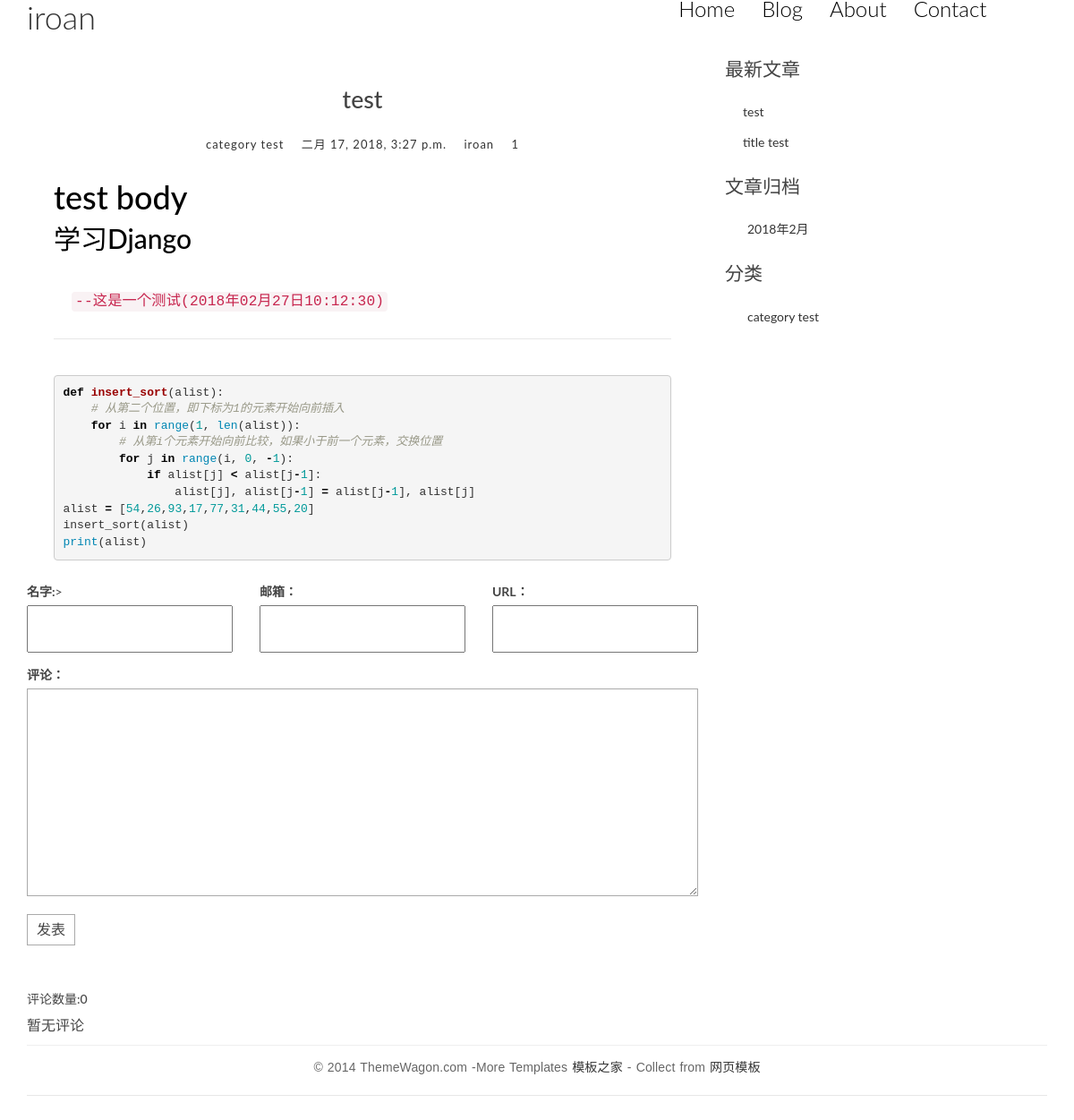
/post/2/, run on an earlier commit of the app's database.
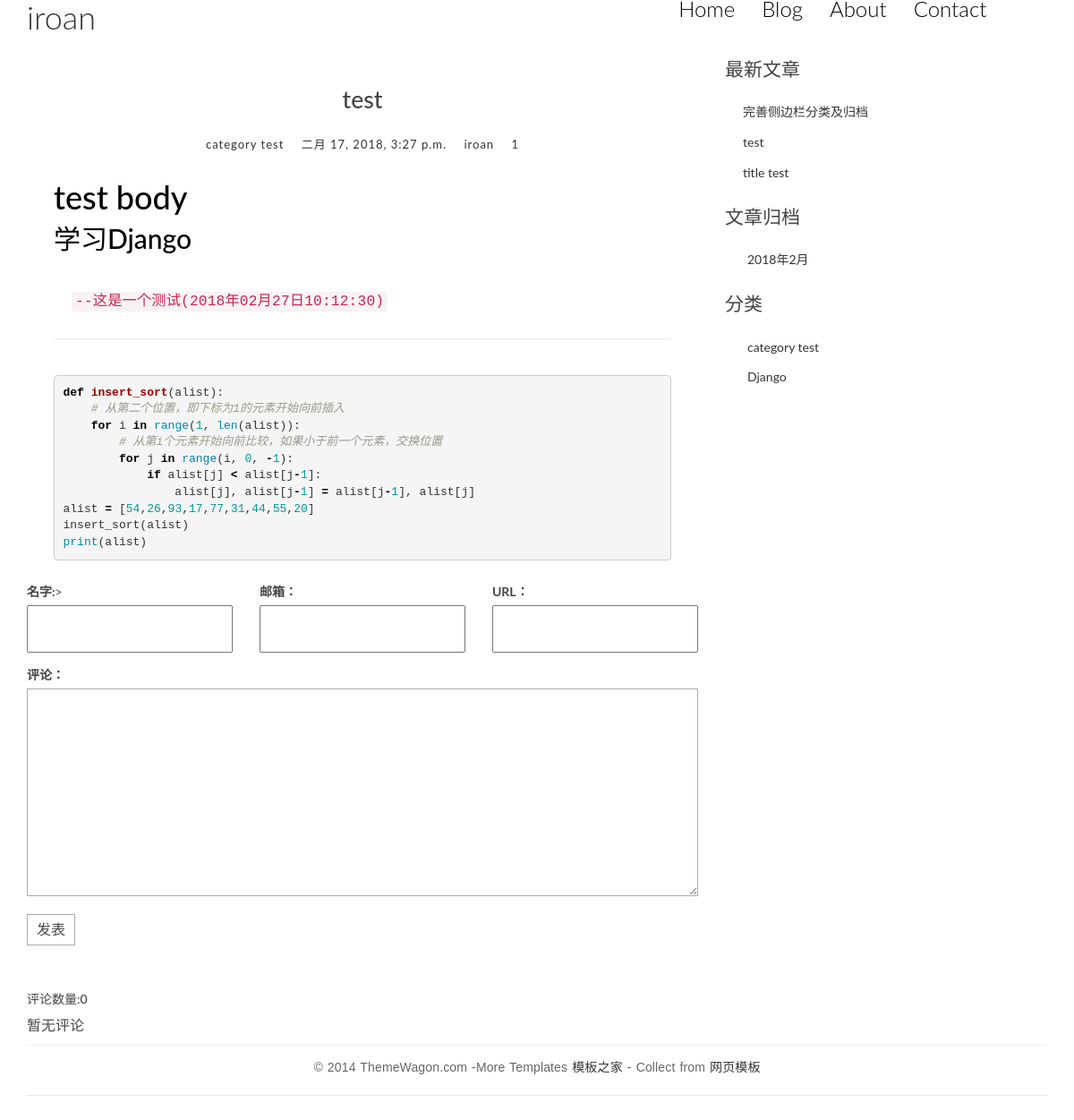
And on a later commit of the database.
### blog/models.py (models this page shows, shortened)
class Post(models.Model):
    title = models.CharField(max_length=70)
    body = models.TextField()
    created_time = models.DateTimeField()
    modified_time = models.DateTimeField()
    excerpt = models.CharField(max_length=200,blank=True)
    category = models.ForeignKey(Category)
    tags = models.ManyToManyField(Tag,blank=True)
    author = models.ForeignKey(User)
    views = models.PositiveIntegerField(default=0)
    def increase_views(self):
        self.views += 1
        self.save(update_fields=['views'])
    def get_absolute_url(self):
        return reverse('blog:detail', kwargs={'pk':self.pk})
    class Meta:
        ordering = ['-created_time','title']

class Category(models.Model):
    name = models.CharField(max_length=100)
    def __str__(self):
        return self.name

### blog/views.py (the view)
# urls.py: url(r'^post/(?P<pk>[0-9]+)/$',views.detail,name='detail'),
def detail(request,pk):
    post = get_object_or_404(Post,pk=pk)
    post.increase_views()
    post.body = markdown(post.body,extensions = ['markdown.extensions.extra',
                                                 'markdown.extensions.codehilite',
                                                 'markdown.extensions.toc',
                                                 ])
    form = CommentForm()
    comment_list = post.comment_set.all()
    context = {
        'post':post,
        'form':form,
        'comment_list':comment_list
    }
    return render(request,'blog/detail.html',context={'context':context})

### blog/templatetags/blog_tags.py (called while the page is built)
@register.simple_tag
def get_recent_posts(num = 5):
    return Post.objects.all().order_by('-created_time')[:num]

@register.simple_tag
def archives():
    return Post.objects.all().dates('created_time','month',order='DESC')

@register.simple_tag
def get_categories():
    return Category.objects.all()

### templates/blog/detail.html (shortened to what this page needs)
{%extends 'base.html'%}
{%block main%}
    <article class="post post-1">
        <header class="entry-header">
            <h1 class="entry-title">{{context.post.title}}</h1>
            <div class="entry-meta">
                <span class="post-category"><a href="#">{{context.post.category.name}}</a> </span>
                <span class="post-date"><a href="#"><time class="entry-date" datetime="{{ post.created_time }}">{{ context.post.created_time }}</time></a></span>
                <span class="post-author"><a href="#">{{ context.post.author }}</a></span>
                <span class="views-count"><a href="{{post.get_absoluate_url}}">{{context.post.views}}</a> </span>
            </div>
        </header>
        <div class="entry-content clearfix">
            {{ context.post.body | safe}}
        </div>
    </article>
    <form action= "{% url 'comments:post_comment' context.post.pk%}" method="post" class="comment-form">
        <div class="row">
            <div class="col-md-4">
                <label for = '{{form.name.id_for_label}}'>名字:</label>>
                {{ context.form.name }}
            </div>
            <div class="col-md-4">
                <label for = "{{form.email.id_for_label}}">邮箱：</label>
                {{ context.form.email }}
            </div>
            <div class="col-md-4">
                <label for="{{ form.url.id_for_label }}">URL：</label>
                {{ context.form.url }}
            </div>
            <div class="col-md-12">
                <label for="{{ form.text.id_for_label }}">评论：</label>
                {{ context.form.text }}
                <button type="submit" class="comment-btn">发表</button>
            </div>
        </div>
    </form>
    <div class="comment-list-panel">
        <ul class="comment-list list-unstyled">
            <br/>
            <h5>评论数量:{{context.post.comment_set.count}}</h5>
            {% for comment in context.comment_list %}
                <li class="comment-item">
                    <span class="nickname">{{ comment.name }}</span>
                    <time class="submit-date"
                          datetime="{{ comment.created_time }}">{{ comment.created_time }}</time>
                    <div class="text">
                        {{ comment.text }}
                    </div>
                </li>
            {% empty %}
                暂无评论
            {% endfor %}
        </ul>
    </div>
{%endblock main%}

### templates/base.html (shortened to what this page needs)
<!DOCTYPE html>
<html>
<head>
    {% load staticfiles %}
    {% load blog_tags %}
    <link rel="stylesheet" href="{% static 'blog/css/bootstrap.min.css' %}">
    <link rel="stylesheet" href="http://code.ionicframework.com/ionicons/2.0.1/css/ionicons.min.css">
    <link rel="stylesheet" href="{% static 'blog/css/pace.css' %}">
    <link rel="stylesheet" href="{% static 'blog/css/custom.css' %}">
    <link rel="stylesheet" href="{% static 'blog/css/highlights/github.css' %}">
</head>
<body>
<div class="container">
    <header id="site-header">
        <div class="row">
            <div class="col-md-4 col-sm-5 col-xs-8">
                <div class="logo">
                    <h1><a href="{%url 'blog:index'%}">iroan</a></h1>
                </div>
            </div>
            <div class="col-md-8 col-sm-7 col-xs-4">
                <nav class="main-nav" role="navigation">
                    <div class="collapse navbar-collapse" id="bs-example-navbar-collapse-1">
                        <ul class="nav navbar-nav navbar-right">
                            <li class="cl-effect-11"><a href="index.html" data-hover="Home">Home</a></li>
                            <li class="cl-effect-11"><a href="full-width.html" data-hover="Blog">Blog</a></li>
                            <li class="cl-effect-11"><a href="about.html" data-hover="About">About</a></li>
                            <li class="cl-effect-11"><a href="contact.html" data-hover="Contact">Contact</a></li>
                        </ul>
                    </div>
                </nav>
            </div>
        </div>
    </header>
</div>
<div class="content-body">
    <div class="container">
        <div class="row">
            <main class="col-md-8">
                {% block main %}
                {% endblock main %}
            </main>
            <aside class="col-md-4">
                <div class="widget widget-recent-posts">
                    <h3 class="widget-title">最新文章</h3>
                    {%get_recent_posts as recent_post_list%}
                    <ul>
                        {%for post in recent_post_list%}
                        <li>
                            <a href="{{post.get_absolute_url}}">{{post.title}}</a>
                        </li>
                        {%empty%}
                        暂时没有文章!
                        {%endfor%}
                    </ul>
                </div>
                <div class="widget widget-archives">
                    {%archives as date_list%}
                    <h3 class="widget-title">文章归档</h3>
                    <ul>
                        {%for date in date_list%}
                        <li>
                            <a href="{% url 'blog:archives' date.year date.month%}">{{date.year}}年{{date.month}}月</a>
                        </li>
                        {%empty%}
                        暂无归档
                        {%endfor%}
                    </ul>
                </div>
                <div class="widget widget-category">
                    <h3 class="widget-title">分类</h3>
                    {%get_categories as categories%}
                    <ul>
                        {%for category in categories%}
                        <li>
                            <a href="{%url 'blog:category' category.pk%}">{{category}}</a>
                        </li>
                        {%empty%}
                        暂无分类
                        {%endfor%}
                    </ul>
                </div>
            </aside>
        </div>
    </div>
</div>
<footer id="site-footer">
    <div class="container">
        <div class="row">
            <div class="col-md-12">
                <p class="copyright">&copy; 2014 ThemeWagon.com -More Templates <a href="http://www.cssmoban.com/"
                                                                                   target="_blank" title="模板之家">模板之家</a>
                    - Collect from <a href="http://www.cssmoban.com/" title="网页模板" target="_blank">网页模板</a></p>
            </div>
        </div>
    </div>
</footer>
</body>
</html>

### blog/static/blog/css/highlights/github.css (style rules this page uses)
.codehilite .k { color: #000000; font-weight: bold }
.codehilite .o { color: #000000; font-weight: bold }
.codehilite .c1 { color: #999988; font-style: italic }
.codehilite .nb { color: #0086B3 }
.codehilite .nf { color: #990000; font-weight: bold }
.codehilite .ow { color: #000000; font-weight: bold }
.codehilite .w { color: #bbbbbb }
.codehilite .mi { color: #009999 }

What changed in the data, as far as the page shows it:
added Post: title "完善侧边栏分类及归档"
added Category: name "Django"
